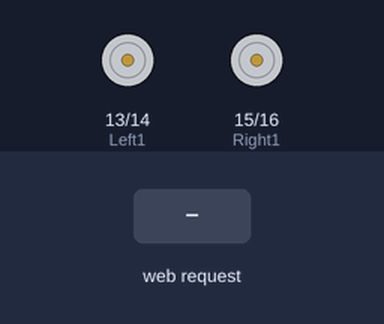
Simulated run of this program. Board: ESP8266 (NodeMCU). On the bench: motor-driver pin pairs drawn as motors (green arrow = first pin HIGH = forward, orange = second pin HIGH = backward, longer = more drive). The inputs (shaded band) are chosen by the test bench. WiFi joins after 1.5 s; servers stay silent unless stated.

Above: at 1.2 s.
1.3 s: HTTP request GET /forward received
At 2.5 s:
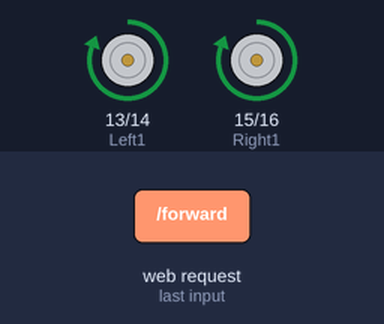
2.8 s: HTTP request GET /left received
At 3.7 s:
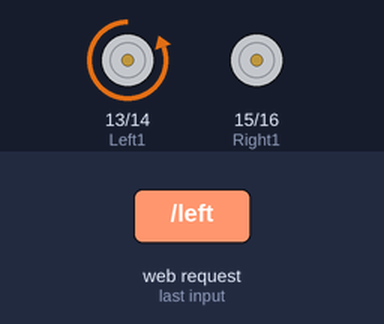
4.3 s: HTTP request GET /right received
At 4.8 s:
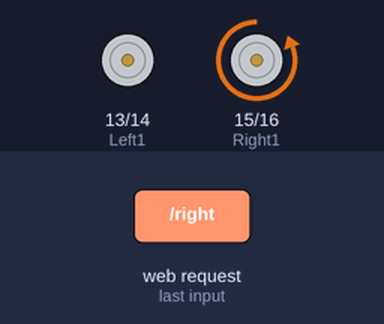
5.8 s: HTTP request GET /backward received
At 7.0 s:
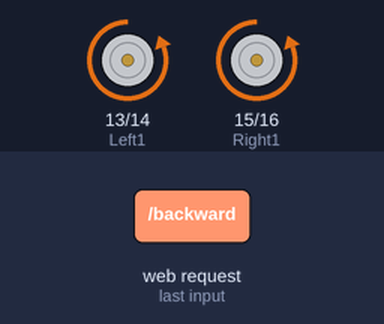
7.3 s: HTTP request GET /stop received
At 8.3 s:
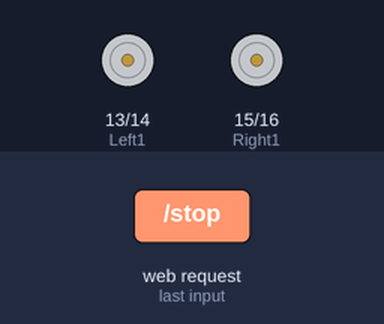
Timing chart, 0 to 9.8 s (numbered marks = the images above; inputs shaded):
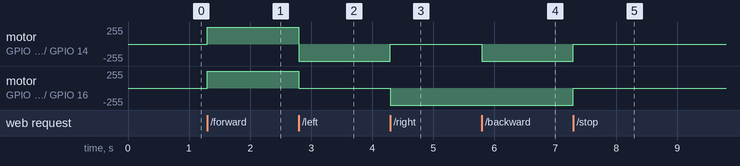

Measured:
- after the input at 1.3 s, motor on GPIO 13 (Left1) / GPIO 14 (Left2), motor on GPIO 15 (Right1) / GPIO 16 (Right2): stopped → forward 255/255 at once
- after the input at 2.8 s, motor on GPIO 13 (Left1) / GPIO 14 (Left2): forward 255/255 → backward 255/255 at once; motor on GPIO 15 (Right1) / GPIO 16 (Right2): forward 255/255 → stopped at once
- after the input at 4.3 s, motor on GPIO 13 (Left1) / GPIO 14 (Left2): backward 255/255 → stopped at once; motor on GPIO 15 (Right1) / GPIO 16 (Right2): stopped → backward 255/255 at once
- after the input at 5.8 s, motor on GPIO 13 (Left1) / GPIO 14 (Left2): stopped → backward 255/255 at once
- after the input at 7.3 s, motor on GPIO 13 (Left1) / GPIO 14 (Left2), motor on GPIO 15 (Right1) / GPIO 16 (Right2): backward 255/255 → stopped at once

The program:

main.cpp
```cpp
#define PORT 80 // TCP port to listen to

// Include necessary libraries
#include "Arduino.h"
#include <ESP8266WiFi.h>

// WiFi SSID and password
const char* SSID = "ssid";
const char* PASS = "password";

// Server instance
WiFiServer server(PORT);

// Right motor control pins (DRV8833)
int Right1 = 15;
int Right2 = 16;

// Left motor control pins (DRV8833)
int Left1 = 13;
int Left2 = 14;

// Declare motor control functions
void motors_stop();
void motors_forward();
void motors_right();
void motors_left();
void motors_backward();

void setup() {
    // Set motor pins as outputs
    pinMode(Right1, OUTPUT);
    pinMode(Right2, OUTPUT);
    pinMode(Left1, OUTPUT);
    pinMode(Left2, OUTPUT);

    // Create WiFi connection
    WiFi.begin(SSID, PASS);

    // Start server
    server.begin();
}

void loop() {
    // Handle HTTP requests
    WiFiClient client = server.available();

    // Return if client is null
    if (!client) {
        return;
    }

    // Wait for client request
    while(!client.available()){
        delay(1);
    }

    // Get HTTP request url
    String req = client.readStringUntil('\r');

    // HTTP responses
    if (req.indexOf("/stop") != -1) {
        motors_stop();
    }
    else if (req.indexOf("/forward") != -1) {
        // Run motors until client sends another request
        while(true){
            motors_forward();
            if(client.available()){
                break;
            }
        }
    }
    else if (req.indexOf("/left") != -1) {
        while(true){
            motors_left();
            if(client.available()){
                break;
            }
        }
    }
    else if (req.indexOf("/right") != -1) {
        while(true){
            motors_right();
            if(client.available()){
                break;
            }
        }
    }
    else if (req.indexOf("/backward") != -1) {
        while(true){
            motors_backward();
            if(client.available()){
                break;
            }
        }
    }
}

// Motor control functions
void motors_stop() {
    digitalWrite(Right1, LOW);
    digitalWrite(Right2, LOW);
    digitalWrite(Left1, LOW);
    digitalWrite(Left2, LOW);
}

void motors_forward() {
    digitalWrite(Right1, HIGH);
    digitalWrite(Right2, LOW);
    digitalWrite(Left1, HIGH);
    digitalWrite(Left2, LOW);
}

void motors_right() {
    digitalWrite(Right1, LOW);
    digitalWrite(Right2, HIGH);
    digitalWrite(Left1, LOW);
    digitalWrite(Left2, LOW);
}

void motors_left() {
    digitalWrite(Right1, LOW);
    digitalWrite(Right2, LOW);
    digitalWrite(Left1, LOW);
    digitalWrite(Left2, HIGH);
}

void motors_backward() {
    digitalWrite(Right1, LOW);
    digitalWrite(Right2, HIGH);
    digitalWrite(Left1, LOW);
    digitalWrite(Left2, HIGH);
}
```
